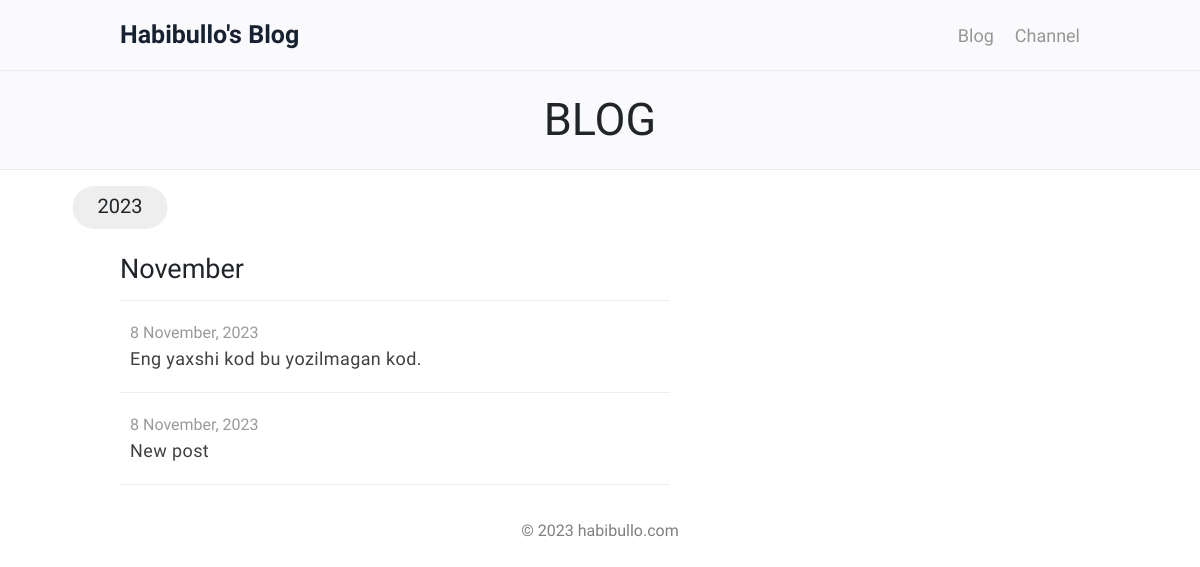
Screenshot of /blog/ with the database file from the repository.
### main/models.py (models this page shows, shortened)
class Post(models.Model):
    title = models.CharField(max_length=200)
    content = RichTextField(blank=True, null=True)
    slug = models.CharField(max_length=200, blank=True, null=True)
    time = models.DateTimeField(auto_now_add=True)

### main/views.py (the view)
# urls.py: 2. Add a URL to urlpatterns:  path('blog/', include('blog.urls'))
def blog(request):
    posts = Post.objects.all()
    context = {'posts': posts}
    return render(request, 'main_app/blog.html', context)

### templates/main_app/blog.html
{% extends 'index.html' %}
{% load static %}
{% block content %}
<header id="navbar">{% include 'navbar.html' %}</header>
<div class="page-title">BLOG</div>
<section class="d-flex align-items-center">
    <div class="container">
        <div class="row justify-content-between align-top mt-3">
            <div id="archive" class="col-md-7">
                {% regroup posts by time.year as posts_by_year %}
                {% for year_group in posts_by_year %}
                    <h4 class="sticky">{{ year_group.grouper }}</h4>
                    {% regroup year_group.list by time|date:"F" as posts_by_month %}
                    {% for month_group in posts_by_month %}
                        <div>{{ month_group.grouper }}</div>
                        <ul class="list-wrapper">
                            {% for post in month_group.list %}
                                <li>
                                    <a class="list-item" href="{% url 'blog_detail' post.slug %}">
                                        <div class="date">{{post.time|date:"j F, Y"}}</div>
                                        <p>{{post.title}}</p>
                                    </a>
                                </li>
                            {% endfor %}
                        </ul>
                    {% endfor %}
                {% endfor %}
            </div>
        </div>
    </div>
</section>
{% include 'footer.html' %}
{% endblock content %}

### templates/index.html (shortened to what this page needs)
{% load static %}
<!DOCTYPE html>
<html lang="en">
<head>
    <link rel="stylesheet" href="https://cdn.jsdelivr.net/npm/bootstrap@5.3.2/dist/css/bootstrap.min.css">
    <link rel="stylesheet" href="{% static 'styles/style.css' %}">
</head>
<body>
    {% block content %}{% endblock content %}
</body>
</html>

### templates/navbar.html (shortened to what this page needs)
<nav class="nav">
    <div class="container">
        <div><a href="{% url 'home' %}" class="logo">Habibullo's Blog</a></div>
        <div class="links">
            <a href="{% url 'blog' %}">Blog</a>
            <a href="">Channel</a>
        </div>
    </div>
</nav>

### templates/footer.html
<footer>
    <div class="container">
      <div class="row">
        <div>&copy; 2023 habibullo.com</div>
      </div>
    </div>
</footer>

### static/styles/style.css (style rules this page uses)
* { margin: 0; padding: 0; box-sizing: border-box; list-style: none; }
body { font-family: "Source Sans 3", sans-serif; }
a { text-decoration: none; }
p { color: rgba(0, 0, 0, 0.75); font-size: 18px; letter-spacing: .4px; }
.container { max-width: 1040px; padding: 0 40px; }
.nav, header { width: 100%; height: 70px; position: sticky; top: 0; z-index: 1; }
.nav>div { display: flex; align-items: center; justify-content: space-between; }
#navbar { background-color: #fafafc; }
.logo { color: #162232; font-size: 25px; font-weight: 700; }
.links a:not(:last-child) { color: rgba(0, 0, 0, 0.4); font-size: 18px; margin-right: 17px; }
.links a:last-child { color: rgba(0, 0, 0, 0.4); font-size: 18px; }
footer .container { height: 60px; display: flex; align-items: center; justify-content: center; color: rgba(0, 0, 0, 0.5); }
.page-title { height: 100px; border-top: 1px solid #ededef; border-bottom: 1px solid #ededef; font-size: 45px; background-color: #fafafc; display: flex; align-items: center; justify-content: center; }
#archive > div { font-size: 27px; margin-bottom: 10px; }
#archive .sticky { display: inline-block; padding: 8px 25px 11px; border-radius: 50px; background: #eee; top: 100px; font-size: 20px; margin-bottom: 20px; z-index: 2 }
.list-wrapper { padding: 0; }
.list-wrapper > li:last-child { border-bottom: 1px solid #eee; }
.list-wrapper .list-item { padding: 20px 0; display: block; position: relative; border-top: 1px solid #eee; }
.list-wrapper .list-item p:last-child { margin-bottom: 0; }
.list-wrapper .list-item .date { color: rgba(0, 0, 0, .4); }
.list-wrapper a.list-item:before { content: ''; position: absolute; top: 0; right: 0; left: 0; bottom: 0; box-shadow: 0 10px 20px 0 rgba(0, 0, 0, .075); transition: .3s all ease; opacity: 0; }
.list-wrapper a.list-item:after { content: ''; position: absolute; top: 50%; right: 0; width: 20px; height: 20px; margin-top: -10px; background: url("../images/icons/arrow-right.svg") no-repeat center center/cover; opacity: 0; transform: translateX(-10px); transition: .3s all ease; }
@media (min-width:1200px) { #archive .sticky { transform: translateX(-50%); } }
@media (min-width:1200px) { .list-wrapper .list-item { padding: 20px 10px; } }

### rows the page displays
Post: time "8 November, 2023", title "Eng yaxshi kod bu yozilmagan kod."
Post: time "8 November, 2023", title "New post"

### other values shown
{{ year_group.grouper }} "2023"
{{ month_group.grouper }} "November"
